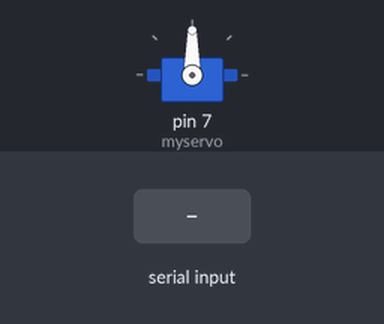
The sketch below on a simulated Arduino Uno, built with avr-gcc and run on an emulated ATmega328P. On the bench: servo. Inputs (shaded band) come from the test bench.

Above: at 1.2 s.
1.3 s: "R" received over Serial
At 1.6 s:
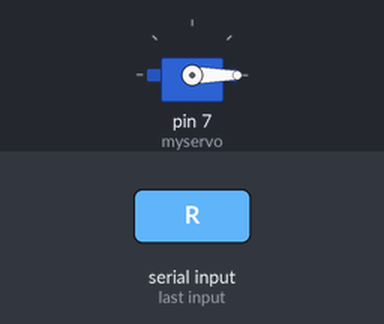
2.8 s: "Y" received over Serial
At 3.9 s:
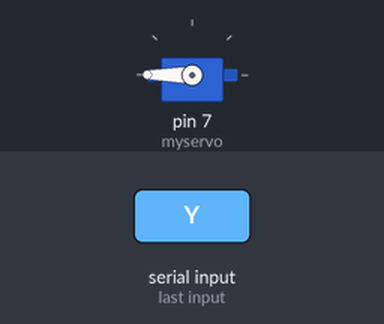
Timing chart, 0 to 5.8 s (numbered marks = the images above; inputs shaded):
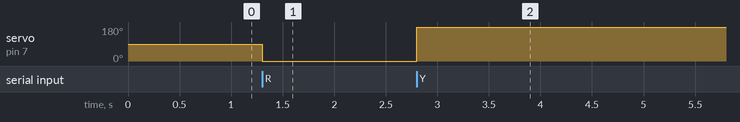

The sketch:

servo_gui.ino
```cpp
#include <Servo.h>
Servo myservo;
int pos = 0;
int update_interval=100; // time interval in ms for updating panel indicators
unsigned long last_time=0; // time of last update
char data_in; // data received from serial link

void setup() {

  Serial.begin(9600); //Change baud rate as required!
  myservo.attach(7);
}

void loop() {

  /////////////   Receive and Process Data

  if (Serial.available()){
    data_in=Serial.read();  //Get next character

    if(data_in=='R'){ //Button Pressed
      myservo.write(0);
    }
    if(data_in=='R'){ // Button Released
      myservo.write(0);
    }

    if(data_in=='Y'){ //Button Pressed
      myservo.write(270);
    }
    if(data_in=='Y'){ // Button Released
      myservo.write(270);
    }

  }

  /////////////  Send Data to Android device

  unsigned long t=millis();
  if ((t-last_time)>update_interval){
    last_time=t;

  }

}
```

Measured:
- after the input at 1.3 s, servo on pin 7 (myservo): 90° → 0° at once
- after the input at 2.8 s, servo on pin 7 (myservo): 0° → 180° at once
